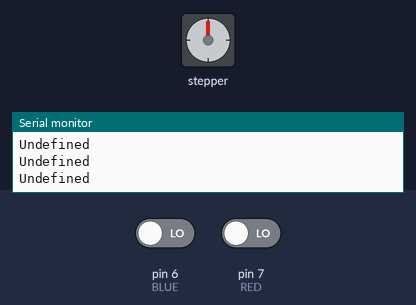
Simulated run of this sketch. Board: Arduino Uno, built with avr-gcc and run on an emulated ATmega328P. Shown: stepper motor, the last lines printed to the serial monitor. The test bench sets the inputs (shaded band); at power-on: pin 6 (BLUE) LOW, pin 7 (RED) LOW. Stepper angles assume 2048 steps per turn.

Above: at 1.2 s.
1.3 s: pin 6 (BLUE) driven HIGH
At 2.87 s:
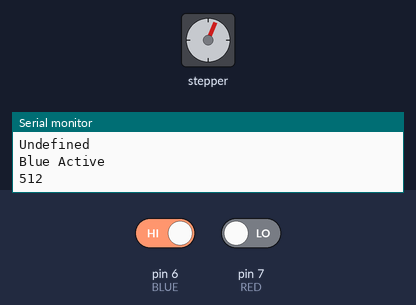
4.3 s: pin 6 (BLUE) driven LOW
6.1 s: pin 7 (RED) driven HIGH
At 7.9 s:
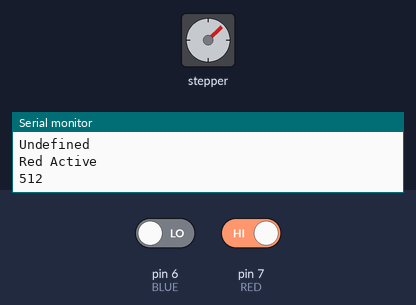
9.1 s: pin 7 (RED) driven LOW
At 9.48 s:
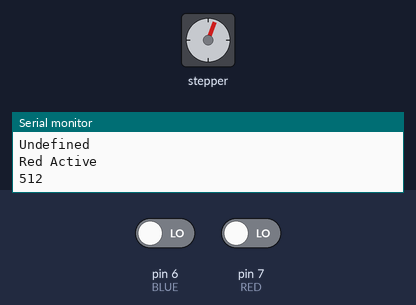
Timing chart, 0 to 11.8 s (numbered marks = the images above; inputs shaded):
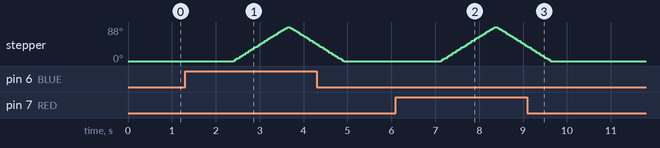

Measured:
- after the input at 1.3 s, stepper: turns 88° clockwise in 1.2 s, then 45° counter-clockwise in 0.59 s
- after the input at 6.1 s, stepper: turns 88° clockwise in 1.2 s, then 51° counter-clockwise in 0.67 s
- after the input at 9.1 s, stepper: goes on until 9.6 s, then stays 0°

The sketch:

puzzle_box_V1.0.ino
```cpp
#include <Stepper.h>

//global variables
const uint8_t IN1 = 8;
const uint8_t IN2 = 9;
const uint8_t IN3 = 10;
const uint8_t IN4 = 11;
const int stepsPerRev = 2048;
const int pullAngle = 90;
const int pullSteps = stepsPerRev/4;
const uint8_t BLUE = 6;
const uint8_t RED = 7;
bool blueActive , redActive;
// instanciate objects
Stepper pullStepper = Stepper(stepsPerRev,IN1,IN3,IN2,IN4);

void setup() {
  // put your setup code here, to run once:
  Serial.begin(9600);
  pullStepper.setSpeed(12);
  pinMode(BLUE,INPUT);
  pinMode(RED,INPUT);
}

void loop() {
  // put your main code here, to run repeatedly:
  blueActive = digitalRead(BLUE);
  redActive = digitalRead(RED);

  if(blueActive){
    Serial.println("Blue Active");
    Serial.println(pullSteps);
    delay(1000);
    pullStepper.step(pullSteps);
    pullStepper.step(-pullSteps);
  }
  else if(redActive){
    Serial.println("Red Active");
    Serial.println(pullSteps);
    delay(1000);
    pullStepper.step(pullSteps);
    pullStepper.step(-pullSteps);
  }
  else{
    Serial.println("Undefined");
  }
  delay(200);
}
```
